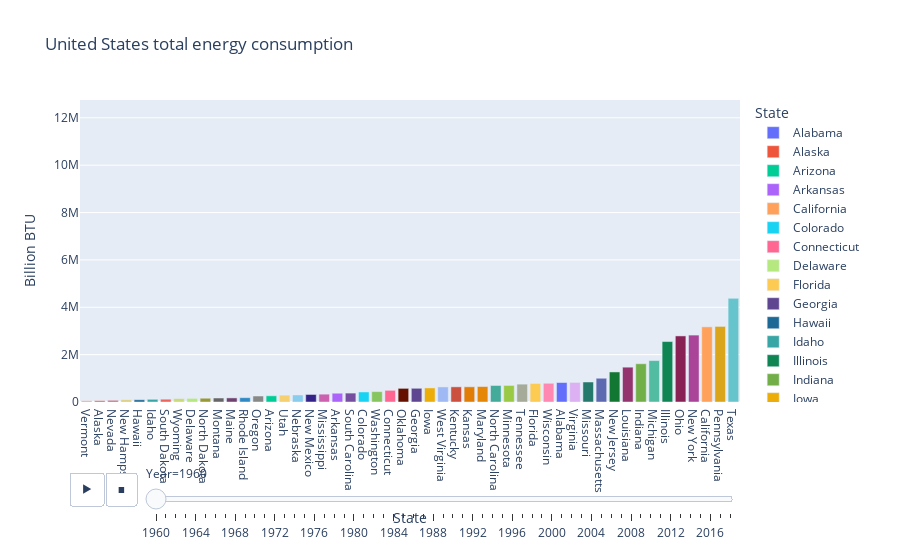

Notebook code cell kept with this figure:
### Code cell
min_y = 0
max_y = summed_df["BTU"].max()

summed_df["Year"] = summed_df["Year"].astype(int)

fig = px.bar(
        summed_df, 
        x="State", 
        y="BTU", 
        animation_frame="Year", 
        range_y=(min_y, max_y), 
        color="State",
        title="United States total energy consumption",
        color_discrete_map=state_color_map, 
)
fig.update_layout(yaxis_title="Billion BTU")
fig.update_xaxes(categoryorder="total ascending", tickmode="linear")
fig.show()

### Figure 1 — Plotly figure (JSON) as saved in the notebook; plotly's stock layout.template omitted (floating-point values rounded to 4 significant figures)
{"data": [{"alignmentgroup": "True", "hovertemplate": "State=%{x}<br>Year=1960<br>BTU=%{y}<extra></extra>", "legendgroup": "Alabama", "marker": {"color": "rgb(99, 110, 250)"}, "name": "Alabama", "offsetgroup": "Alabama", "orientation": "v", "showlegend": true, "textposition": "auto", "type": "bar", "x": ["Alabama"], "xaxis": "x", "y": [822115], "yaxis": "y"}, {"alignmentgroup": "True", "hovertemplate": "State=%{x}<br>Year=1960<br>BTU=%{y}<extra></extra>", "legendgroup": "Alaska", "marker": {"color": "rgb(239, 85, 59)"}, "name": "Alaska", "offsetgroup": "Alaska", "orientation": "v", "showlegend": true, "textposition": "auto", "type": "bar", "x": ["Alaska"], "xaxis": "x", "y": [54633], "yaxis": "y"}, {"alignmentgroup": "True", "hovertemplate": "State=%{x}<br>Year=1960<br>BTU=%{y}<extra></extra>", "legendgroup": "Arizona", "marker": {"color": "rgb(0, 204, 150)"}, "name": "Arizona", "offsetgroup": "Arizona", "orientation": "v", "showlegend": true, "textposition": "auto", "type": "bar", "x": ["Arizona"], "xaxis": "x", "y": [261828], "yaxis": "y"}, {"alignmentgroup": "True", "hovertemplate": "State=%{x}<br>Year=1960<br>BTU=%{y}<extra></extra>", "legendgroup": "Arkansas", "marker": {"color": "rgb(171, 99, 250)"}, "name": "Arkansas", "offsetgroup": "Arkansas", "orientation": "v", "showlegend": true, "textposition": "auto", "type": "bar", "x": ["Arkansas"], "xaxis": "x", "y": [370613], "yaxis": "y"}, {"alignmentgroup": "True", "hovertemplate": "State=%{x}<br>Year=1960<br>BTU=%{y}<extra></extra>", "legendgroup": "California", "marker": {"color": "rgb(255, 161, 90)"}, "name": "California", "offsetgroup": "California", "orientation": "v", "showlegend": true, "textposition": "auto", "type": "bar", "x": ["California"], "xaxis": "x", "y": [3174641], "yaxis": "y"}, {"alignmentgroup": "True", "hovertemplate": "State=%{x}<br>Year=1960<br>BTU=%{y}<extra></extra>", "legendgroup": "Colorado", "marker": {"color": "rgb(25, 211, 243)"}, "name": "Colorado", "offsetgroup": "Colorado", "orientation": "v", "showlegend": true, "textposition": "auto", "type": "bar", "x": ["Colorado"], "xaxis": "x", "y": [424870], "yaxis": "y"}, {"alignmentgroup": "True", "hovertemplate": "State=%{x}<br>Year=1960<br>BTU=%{y}<extra></extra>", "legendgroup": "Connecticut", "marker": {"color": "rgb(255, 102, 146)"}, "name": "Connecticut", "offsetgroup": "Connecticut", "orientation": "v", "showlegend": true, "textposition": "auto", "type": "bar", "x": ["Connecticut"], "xaxis": "x", "y": [493374], "yaxis": "y"}, {"alignmentgroup": "True", "hovertemplate": "State=%{x}<br>Year=1960<br>BTU=%{y}<extra></extra>", "legendgroup": "Delaware", "marker": {"color": "rgb(182, 232, 128)"}, "name": "Delaware", "offsetgroup": "Delaware", "orientation": "v", "showlegend": true, "textposition": "auto", "type": "bar", "x": ["Delaware"], "xaxis": "x", "y": [153787], "yaxis": "y"}, {"alignmentgroup": "True", "hovertemplate": "State=%{x}<br>Year=1960<br>BTU=%{y}<extra></extra>", "legendgroup": "Florida", "marker": {"color": "rgb(254, 203, 82)"}, "name": "Florida", "offsetgroup": "Florida", "orientation": "v", "showlegend": true, "textposition": "auto", "type": "bar", "x": ["Florida"], "xaxis": "x", "y": [781985], "yaxis": "y"}, {"alignmentgroup": "True", "hovertemplate": "State=%{x}<br>Year=1960<br>BTU=%{y}<extra></extra>", "legendgroup": "Georgia", "marker": {"color": "rgb(95, 70, 144)"}, "name": "Georgia", "offsetgroup": "Georgia", "orientation": "v", "showlegend": true, "textposition": "auto", "type": "bar", "x": ["Georgia"], "xaxis": "x", "y": [578833], "yaxis": "y"}, {"alignmentgroup": "True", "hovertemplate": "State=%{x}<br>Year=1960<br>BTU=%{y}<extra></extra>", "legendgroup": "Hawaii", "marker": {"color": "rgb(29, 105, 150)"}, "name": "Hawaii", "offsetgroup": "Hawaii", "orientation": "v", "showlegend": true, "textposition": "auto", "type": "bar", "x": ["Hawaii"], "xaxis": "x", "y": [94547], "yaxis": "y"}, {"alignmentgroup": "True", "hovertemplate": "State=%{x}<br>Year=1960<br>BTU=%{y}<extra></extra>", "legendgroup": "Idaho", "marker": {"color": "rgb(56, 166, 165)"}, "name": "Idaho", "offsetgroup": "Idaho", "orientation": "v", "showlegend": true, "textposition": "auto", "type": "bar", "x": ["Idaho"], "xaxis": "x", "y": [113264], "yaxis": "y"}, {"alignmentgroup": "True", "hovertemplate": "State=%{x}<br>Year=1960<br>BTU=%{y}<extra></extra>", "legendgroup": "Illinois", "marker": {"color": "rgb(15, 133, 84)"}, "name": "Illinois", "offsetgroup": "Illinois", "orientation": "v", "showlegend": true, "textposition": "auto", "type": "bar", "x": ["Illinois"], "xaxis": "x", "y": [2552744], "yaxis": "y"}, {"alignmentgroup": "True", "hovertemplate": "State=%{x}<br>Year=1960<br>BTU=%{y}<extra></extra>", "legendgroup": "Indiana", "marker": {"color": "rgb(115, 175, 72)"}, "name": "Indiana", "offsetgroup": "Indiana", "orientation": "v", "showlegend": true, "textposition": "auto", "type": "bar", "x": ["Indiana"], "xaxis": "x", "y": [1615355], "yaxis": "y"}, {"alignmentgroup": "True", "hovertemplate": "State=%{x}<br>Year=1960<br>BTU=%{y}<extra></extra>", "legendgroup": "Iowa", "marker": {"color": "rgb(237, 173, 8)"}, "name": "Iowa", "offsetgroup": "Iowa", "orientation": "v", "showlegend": true, "textposition": "auto", "type": "bar", "x": ["Iowa"], "xaxis": "x", "y": [594601], "yaxis": "y"}, {"alignmentgroup": "True", "hovertemplate": "State=%{x}<br>Year=1960<br>BTU=%{y}<extra></extra>", "legendgroup": "Kansas", "marker": {"color": "rgb(225, 124, 5)"}, "name": "Kansas", "offsetgroup": "Kansas", "orientation": "v", "showlegend": true, "textposition": "auto", "type": "bar", "x": ["Kansas"], "xaxis": "x", "y": [641805], "yaxis": "y"}, {"alignmentgroup": "True", "hovertemplate": "State=%{x}<br>Year=1960<br>BTU=%{y}<extra></extra>", "legendgroup": "Kentucky", "marker": {"color": "rgb(204, 80, 62)"}, "name": "Kentucky", "offsetgroup": "Kentucky", "orientation": "v", "showlegend": true, "textposition": "auto", "type": "bar", "x": ["Kentucky"], "xaxis": "x", "y": [640964], "yaxis": "y"}, {"alignmentgroup": "True", "hovertemplate": "State=%{x}<br>Year=1960<br>BTU=%{y}<extra></extra>", "legendgroup": "Louisiana", "marker": {"color": "rgb(148, 52, 110)"}, "name": "Louisiana", "offsetgroup": "Louisiana", "orientation": "v", "showlegend": true, "textposition": "auto", "type": "bar", "x": ["Louisiana"], "xaxis": "x", "y": [1470708], "yaxis": "y"}, {"alignmentgroup": "True", "hovertemplate": "State=%{x}<br>Year=1960<br>BTU=%{y}<extra></extra>", "legendgroup": "Maine", "marker": {"color": "rgb(111, 64, 112)"}, "name": "Maine", "offsetgroup": "Maine", "orientation": "v", "showlegend": true, "textposition": "auto", "type": "bar", "x": ["Maine"], "xaxis": "x", "y": [172751], "yaxis": "y"}, {"alignmentgroup": "True", "hovertemplate": "State=%{x}<br>Year=1960<br>BTU=%{y}<extra></extra>", "legendgroup": "Maryland", "marker": {"color": "rgb(229, 134, 6)"}, "name": "Maryland", "offsetgroup": "Maryland", "orientation": "v", "showlegend": true, "textposition": "auto", "type": "bar", "x": ["Maryland"], "xaxis": "x", "y": [653058], "yaxis": "y"}, {"alignmentgroup": "True", "hovertemplate": "State=%{x}<br>Year=1960<br>BTU=%{y}<extra></extra>", "legendgroup": "Massachusetts", "marker": {"color": "rgb(93, 105, 177)"}, "name": "Massachusetts", "offsetgroup": "Massachusetts", "orientation": "v", "showlegend": true, "textposition": "auto", "type": "bar", "x": ["Massachusetts"], "xaxis": "x", "y": [1003415], "yaxis": "y"}, {"alignmentgroup": "True", "hovertemplate": "State=%{x}<br>Year=1960<br>BTU=%{y}<extra></extra>", "legendgroup": "Michigan", "marker": {"color": "rgb(82, 188, 163)"}, "name": "Michigan", "offsetgroup": "Michigan", "orientation": "v", "showlegend": true, "textposition": "auto", "type": "bar", "x": ["Michigan"], "xaxis": "x", "y": [1749473], "yaxis": "y"}, {"alignmentgroup": "True", "hovertemplate": "State=%{x}<br>Year=1960<br>BTU=%{y}<extra></extra>", "legendgroup": "Minnesota", "marker": {"color": "rgb(153, 201, 69)"}, "name": "Minnesota", "offsetgroup": "Minnesota", "orientation": "v", "showlegend": true, "textposition": "auto", "type": "bar", "x": ["Minnesota"], "xaxis": "x", "y": [698669], "yaxis": "y"}, {"alignmentgroup": "True", "hovertemplate": "State=%{x}<br>Year=1960<br>BTU=%{y}<extra></extra>", "legendgroup": "Mississippi", "marker": {"color": "rgb(204, 97, 176)"}, "name": "Mississippi", "offsetgroup": "Mississippi", "orientation": "v", "showlegend": true, "textposition": "auto", "type": "bar", "x": ["Mississippi"], "xaxis": "x", "y": [330893], "yaxis": "y"}, {"alignmentgroup": "True", "hovertemplate": "State=%{x}<br>Year=1960<br>BTU=%{y}<extra></extra>", "legendgroup": "Missouri", "marker": {"color": "rgb(36, 121, 108)"}, "name": "Missouri", "offsetgroup": "Missouri", "orientation": "v", "showlegend": true, "textposition": "auto", "type": "bar", "x": ["Missouri"], "xaxis": "x", "y": [844554], "yaxis": "y"}, {"alignmentgroup": "True", "hovertemplate": "State=%{x}<br>Year=1960<br>BTU=%{y}<extra></extra>", "legendgroup": "Montana", "marker": {"color": "rgb(102, 102, 102)"}, "name": "Montana", "offsetgroup": "Montana", "orientation": "v", "showlegend": true, "textposition": "auto", "type": "bar", "x": ["Montana"], "xaxis": "x", "y": [168609], "yaxis": "y"}, {"alignmentgroup": "True", "hovertemplate": "State=%{x}<br>Year=1960<br>BTU=%{y}<extra></extra>", "legendgroup": "Nebraska", "marker": {"color": "rgb(136, 204, 238)"}, "name": "Nebraska", "offsetgroup": "Nebraska", "orientation": "v", "showlegend": true, "textposition": "auto", "type": "bar", "x": ["Nebraska"], "xaxis": "x", "y": [296440], "yaxis": "y"}, {"alignmentgroup": "True", "hovertemplate": "State=%{x}<br>Year=1960<br>BTU=%{y}<extra></extra>", "legendgroup": "Nevada", "marker": {"color": "rgb(204, 102, 119)"}, "name": "Nevada", "offsetgroup": "Nevada", "orientation": "v", "showlegend": true, "textposition": "auto", "type": "bar", "x": ["Nevada"], "xaxis": "x", "y": [71225], "yaxis": "y"}, {"alignmentgroup": "True", "hovertemplate": "State=%{x}<br>Year=1960<br>BTU=%{y}<extra></extra>", "legendgroup": "New Hampshire", "marker": {"color": "rgb(221, 204, 119)"}, "name": "New Hampshire", "offsetgroup": "New Hampshire", "orientation": "v", "showlegend": true, "textposition": "auto", "type": "bar", "x": ["New Hampshire"], "xaxis": "x", "y": [91723], "yaxis": "y"}, {"alignmentgroup": "True", "hovertemplate": "State=%{x}<br>Year=1960<br>BTU=%{y}<extra></extra>", "legendgroup": "New Jersey", "marker": {"color": "rgb(17, 119, 51)"}, "name": "New Jersey", "offsetgroup": "New Jersey", "orientation": "v", "showlegend": true, "textposition": "auto", "type": "bar", "x": ["New Jersey"], "xaxis": "x", "y": [1268519], "yaxis": "y"}, {"alignmentgroup": "True", "hovertemplate": "State=%{x}<br>Year=1960<br>BTU=%{y}<extra></extra>", "legendgroup": "New Mexico", "marker": {"color": "rgb(51, 34, 136)"}, "name": "New Mexico", "offsetgroup": "New Mexico", "orientation": "v", "showlegend": true, "textposition": "auto", "type": "bar", "x": ["New Mexico"], "xaxis": "x", "y": [317989], "yaxis": "y"}, {"alignmentgroup": "True", "hovertemplate": "State=%{x}<br>Year=1960<br>BTU=%{y}<extra></extra>", "legendgroup": "New York", "marker": {"color": "rgb(170, 68, 153)"}, "name": "New York", "offsetgroup": "New York", "orientation": "v", "showlegend": true, "textposition": "auto", "type": "bar", "x": ["New York"], "xaxis": "x", "y": [2825902], "yaxis": "y"}, {"alignmentgroup": "True", "hovertemplate": "State=%{x}<br>Year=1960<br>BTU=%{y}<extra></extra>", "legendgroup": "North Carolina", "marker": {"color": "rgb(68, 170, 153)"}, "name": "North Carolina", "offsetgroup": "North Carolina", "orientation": "v", "showlegend": true, "textposition": "auto", "type": "bar", "x": ["North Carolina"], "xaxis": "x", "y": [697303], "yaxis": "y"}, {"alignmentgroup": "True", "hovertemplate": "State=%{x}<br>Year=1960<br>BTU=%{y}<extra></extra>", "legendgroup": "North Dakota", "marker": {"color": "rgb(153, 153, 51)"}, "name": "North Dakota", "offsetgroup": "North Dakota", "orientation": "v", "showlegend": true, "textposition": "auto", "type": "bar", "x": ["North Dakota"], "xaxis": "x", "y": [159536], "yaxis": "y"}, {"alignmentgroup": "True", "hovertemplate": "State=%{x}<br>Year=1960<br>BTU=%{y}<extra></extra>", "legendgroup": "Ohio", "marker": {"color": "rgb(136, 34, 85)"}, "name": "Ohio", "offsetgroup": "Ohio", "orientation": "v", "showlegend": true, "textposition": "auto", "type": "bar", "x": ["Ohio"], "xaxis": "x", "y": [2790737], "yaxis": "y"}, {"alignmentgroup": "True", "hovertemplate": "State=%{x}<br>Year=1960<br>BTU=%{y}<extra></extra>", "legendgroup": "Oklahoma", "marker": {"color": "rgb(102, 17, 0)"}, "name": "Oklahoma", "offsetgroup": "Oklahoma", "orientation": "v", "showlegend": true, "textposition": "auto", "type": "bar", "x": ["Oklahoma"], "xaxis": "x", "y": [575776], "yaxis": "y"}, {"alignmentgroup": "True", "hovertemplate": "State=%{x}<br>Year=1960<br>BTU=%{y}<extra></extra>", "legendgroup": "Oregon", "marker": {"color": "rgb(136, 136, 136)"}, "name": "Oregon", "offsetgroup": "Oregon", "orientation": "v", "showlegend": true, "textposition": "auto", "type": "bar", "x": ["Oregon"], "xaxis": "x", "y": [253331], "yaxis": "y"}, {"alignmentgroup": "True", "hovertemplate": "State=%{x}<br>Year=1960<br>BTU=%{y}<extra></extra>", "legendgroup": "Pennsylvania", "marker": {"color": "rgb(218, 165, 27)"}, "name": "Pennsylvania", "offsetgroup": "Pennsylvania", "orientation": "v", "showlegend": true, "textposition": "auto", "type": "bar", "x": ["Pennsylvania"], "xaxis": "x", "y": [3191472], "yaxis": "y"}, {"alignmentgroup": "True", "hovertemplate": "State=%{x}<br>Year=1960<br>BTU=%{y}<extra></extra>", "legendgroup": "Rhode Island", "marker": {"color": "rgb(47, 138, 196)"}, "name": "Rhode Island", "offsetgroup": "Rhode Island", "orientation": "v", "showlegend": true, "textposition": "auto", "type": "bar", "x": ["Rhode Island"], "xaxis": "x", "y": [182631], "yaxis": "y"}, {"alignmentgroup": "True", "hovertemplate": "State=%{x}<br>Year=1960<br>BTU=%{y}<extra></extra>", "legendgroup": "South Carolina", "marker": {"color": "rgb(118, 78, 159)"}, "name": "South Carolina", "offsetgroup": "South Carolina", "orientation": "v", "showlegend": true, "textposition": "auto", "type": "bar", "x": ["South Carolina"], "xaxis": "x", "y": [376195], "yaxis": "y"}, {"alignmentgroup": "True", "hovertemplate": "State=%{x}<br>Year=1960<br>BTU=%{y}<extra></extra>", "legendgroup": "South Dakota", "marker": {"color": "rgb(237, 100, 90)"}, "name": "South Dakota", "offsetgroup": "South Dakota", "orientation": "v", "showlegend": true, "textposition": "auto", "type": "bar", "x": ["South Dakota"], "xaxis": "x", "y": [118277], "yaxis": "y"}, {"alignmentgroup": "True", "hovertemplate": "State=%{x}<br>Year=1960<br>BTU=%{y}<extra></extra>", "legendgroup": "Tennessee", "marker": {"color": "rgb(165, 170, 153)"}, "name": "Tennessee", "offsetgroup": "Tennessee", "orientation": "v", "showlegend": true, "textposition": "auto", "type": "bar", "x": ["Tennessee"], "xaxis": "x", "y": [754457], "yaxis": "y"}, {"alignmentgroup": "True", "hovertemplate": "State=%{x}<br>Year=1960<br>BTU=%{y}<extra></extra>", "legendgroup": "Texas", "marker": {"color": "rgb(102, 197, 204)"}, "name": "Texas", "offsetgroup": "Texas", "orientation": "v", "showlegend": true, "textposition": "auto", "type": "bar", "x": ["Texas"], "xaxis": "x", "y": [4376513], "yaxis": "y"}, {"alignmentgroup": "True", "hovertemplate": "State=%{x}<br>Year=1960<br>BTU=%{y}<extra></extra>", "legendgroup": "Utah", "marker": {"color": "rgb(246, 207, 113)"}, "name": "Utah", "offsetgroup": "Utah", "orientation": "v", "showlegend": true, "textposition": "auto", "type": "bar", "x": ["Utah"], "xaxis": "x", "y": [290958], "yaxis": "y"}, {"alignmentgroup": "True", "hovertemplate": "State=%{x}<br>Year=1960<br>BTU=%{y}<extra></extra>", "legendgroup": "Vermont", "marker": {"color": "rgb(248, 156, 116)"}, "name": "Vermont", "offsetgroup": "Vermont", "orientation": "v", "showlegend": true, "textposition": "auto", "type": "bar", "x": ["Vermont"], "xaxis": "x", "y": [50129], "yaxis": "y"}, {"alignmentgroup": "True", "hovertemplate": "State=%{x}<br>Year=1960<br>BTU=%{y}<extra></extra>", "legendgroup": "Virginia", "marker": {"color": "rgb(220, 176, 242)"}, "name": "Virginia", "offsetgroup": "Virginia", "orientation": "v", "showlegend": true, "textposition": "auto", "type": "bar", "x": ["Virginia"], "xaxis": "x", "y": [827080], "yaxis": "y"}, {"alignmentgroup": "True", "hovertemplate": "State=%{x}<br>Year=1960<br>BTU=%{y}<extra></extra>", "legendgroup": "Washington", "marker": {"color": "rgb(135, 197, 95)"}, "name": "Washington", "offsetgroup": "Washington", "orientation": "v", "showlegend": true, "textposition": "auto", "type": "bar", "x": ["Washington"], "xaxis": "x", "y": [439245], "yaxis": "y"}, {"alignmentgroup": "True", "hovertemplate": "State=%{x}<br>Year=1960<br>BTU=%{y}<extra></extra>", "legendgroup": "West Virginia", "marker": {"color": "rgb(158, 185, 243)"}, "name": "West Virginia", "offsetgroup": "West Virginia", "orientation": "v", "showlegend": true, "textposition": "auto", "type": "bar", "x": ["West Virginia"], "xaxis": "x", "y": [636699], "yaxis": "y"}, {"alignmentgroup": "True", "hovertemplate": "State=%{x}<br>Year=1960<br>BTU=%{y}<extra></extra>", "legendgroup": "Wisconsin", "marker": {"color": "rgb(254, 136, 177)"}, "name": "Wisconsin", "offsetgroup": "Wisconsin", "orientation": "v", "showlegend": true, "textposition": "auto", "type": "bar", "x": ["Wisconsin"], "xaxis": "x", "y": [790590], "yaxis": "y"}, {"alignmentgroup": "True", "hovertemplate": "State=%{x}<br>Year=1960<br>BTU=%{y}<extra></extra>", "legendgroup": "Wyoming", "marker": {"color": "rgb(201, 219, 116)"}, "name": "Wyoming", "offsetgroup": "Wyoming", "orientation": "v", "showlegend": true, "textposition": "auto", "type": "bar", "x": ["Wyoming"], "xaxis": "x", "y": [144088], "yaxis": "y"}], "layout": {"barmode": "relative", "legend": {"title": {"text": "State"}, "tracegroupgap": 0}, "sliders": [{"active": 0, "currentvalue": {"prefix": "Year="}, "len": 0.9, "pad": {"b": 10, "t": 60}, "steps": [{"args": [["1960"], {"frame": {"duration": 0, "redraw": true}, "fromcurrent": true, "mode": "immediate", "transition": {"duration": 0, "easing": "linear"}}], "label": "1960", "method": "animate"}, {"args": [["1961"], {"frame": {"duration": 0, "redraw": true}, "fromcurrent": true, "mode": "immediate", "transition": {"duration": 0, "easing": "linear"}}], "label": "1961", "method": "animate"}, {"args": [["1962"], {"frame": {"duration": 0, "redraw": true}, "fromcurrent": true, "mode": "immediate", "transition": {"duration": 0, "easing": "linear"}}], "label": "1962", "method": "animate"}, {"args": [["1963"], {"frame": {"duration": 0, "redraw": true}, "fromcurrent": true, "mode": "immediate", "transition": {"duration": 0, "easing": "linear"}}], "label": "1963", "method": "animate"}, {"args": [["1964"], {"frame": {"duration": 0, "redraw": true}, "fromcurrent": true, "mode": "immediate", "transition": {"duration": 0, "easing": "linear"}}], "label": "1964", "method": "animate"}, {"args": [["1965"], {"frame": {"duration": 0, "redraw": true}, "fromcurrent": true, "mode": "immediate", "transition": {"duration": 0, "easing": "linear"}}], "label": "1965", "method": "animate"}, {"args": [["1966"], {"frame": {"duration": 0, "redraw": true}, "fromcurrent": true, "mode": "immediate", "transition": {"duration": 0, "easing": "linear"}}], "label": "1966", "method": "animate"}, {"args": [["1967"], {"frame": {"duration": 0, "redraw": true}, "fromcurrent": true, "mode": "immediate", "transition": {"duration": 0, "easing": "linear"}}], "label": "1967", "method": "animate"}, {"args": [["1968"], {"frame": {"duration": 0, "redraw": true}, "fromcurrent": true, "mode": "immediate", "transition": {"duration": 0, "easing": "linear"}}], "label": "1968", "method": "animate"}, {"args": [["1969"], {"frame": {"duration": 0, "redraw": true}, "fromcurrent": true, "mode": "immediate", "transition": {"duration": 0, "easing": "linear"}}], "label": "1969", "method": "animate"}, {"args": [["1970"], {"frame": {"duration": 0, "redraw": true}, "fromcurrent": true, "mode": "immediate", "transition": {"duration": 0, "easing": "linear"}}], "label": "1970", "method": "animate"}, {"args": [["1971"], {"frame": {"duration": 0, "redraw": true}, "fromcurrent": true, "mode": "immediate", "transition": {"duration": 0, "easing": "linear"}}], "label": "1971", "method": "animate"}, {"args": [["1972"], {"frame": {"duration": 0, "redraw": true}, "fromcurrent": true, "mode": "immediate", "transition": {"duration": 0, "easing": "linear"}}], "label": "1972", "method": "animate"}, {"args": [["1973"], {"frame": {"duration": 0, "redraw": true}, "fromcurrent": true, "mode": "immediate", "transition": {"duration": 0, "easing": "linear"}}], "label": "1973", "method": "animate"}, {"args": [["1974"], {"frame": {"duration": 0, "redraw": true}, "fromcurrent": true, "mode": "immediate", "transition": {"duration": 0, "easing": "linear"}}], "label": "1974", "method": "animate"}, {"args": [["1975"], {"frame": {"duration": 0, "redraw": true}, "fromcurrent": true, "mode": "immediate", "transition": {"duration": 0, "easing": "linear"}}], "label": "1975", "method": "animate"}, {"args": [["1976"], {"frame": {"duration": 0, "redraw": true}, "fromcurrent": true, "mode": "immediate", "transition": {"duration": 0, "easing": "linear"}}], "label": "1976", "method": "animate"}, {"args": [["1977"], {"frame": {"duration": 0, "redraw": true}, "fromcurrent": true, "mode": "immediate", "transition": {"duration": 0, "easing": "linear"}}], "label": "1977", "method": "animate"}, {"args": [["1978"], {"frame": {"duration": 0, "redraw": true}, "fromcurrent": true, "mode": "immediate", "transition": {"duration": 0, "easing": "linear"}}], "label": "1978", "method": "animate"}, {"args": [["1979"], {"frame": {"duration": 0, "redraw": true}, "fromcurrent": true, "mode": "immediate", "transition": {"duration": 0, "easing": "linear"}}], "label": "1979", "method": "animate"}, {"args": [["1980"], {"frame": {"duration": 0, "redraw": true}, "fromcurrent": true, "mode": "immediate", "transition": {"duration": 0, "easing": "linear"}}], "label": "1980", "method": "animate"}, {"args": [["1981"], {"frame": {"duration": 0, "redraw": true}, "fromcurrent": true, "mode": "immediate", "transition": {"duration": 0, "easing": "linear"}}], "label": "1981", "method": "animate"}, {"args": [["1982"], {"frame": {"duration": 0, "redraw": true}, "fromcurrent": true, "mode": "immediate", "transition": {"duration": 0, "easing": "linear"}}], "label": "1982", "method": "animate"}, {"args": [["1983"], {"frame": {"duration": 0, "redraw": true}, "fromcurrent": true, "mode": "immediate", "transition": {"duration": 0, "easing": "linear"}}], "label": "1983", "method": "animate"}, {"args": [["1984"], {"frame": {"duration": 0, "redraw": true}, "fromcurrent": true, "mode": "immediate", "transition": {"duration": 0, "easing": "linear"}}], "label": "1984", "method": "animate"}, {"args": [["1985"], {"frame": {"duration": 0, "redraw": true}, "fromcurrent": true, "mode": "immediate", "transition": {"duration": 0, "easing": "linear"}}], "label": "1985", "method": "animate"}, {"args": [["1986"], {"frame": {"duration": 0, "redraw": true}, "fromcurrent": true, "mode": "immediate", "transition": {"duration": 0, "easing": "linear"}}], "label": "1986", "method": "animate"}, {"args": [["1987"], {"frame": {"duration": 0, "redraw": true}, "fromcurrent": true, "mode": "immediate", "transition": {"duration": 0, "easing": "linear"}}], "label": "1987", "method": "animate"}, {"args": [["1988"], {"frame": {"duration": 0, "redraw": true}, "fromcurrent": true, "mode": "immediate", "transition": {"duration": 0, "easing": "linear"}}], "label": "1988", "method": "animate"}, {"args": [["1989"], {"frame": {"duration": 0, "redraw": true}, "fromcurrent": true, "mode": "immediate", "transition": {"duration": 0, "easing": "linear"}}], "label": "1989", "method": "animate"}, {"args": [["1990"], {"frame": {"duration": 0, "redraw": true}, "fromcurrent": true, "mode": "immediate", "transition": {"duration": 0, "easing": "linear"}}], "label": "1990", "method": "animate"}, {"args": [["1991"], {"frame": {"duration": 0, "redraw": true}, "fromcurrent": true, "mode": "immediate", "transition": {"duration": 0, "easing": "linear"}}], "label": "1991", "method": "animate"}, {"args": [["1992"], {"frame": {"duration": 0, "redraw": true}, "fromcurrent": true, "mode": "immediate", "transition": {"duration": 0, "easing": "linear"}}], "label": "1992", "method": "animate"}, {"args": [["1993"], {"frame": {"duration": 0, "redraw": true}, "fromcurrent": true, "mode": "immediate", "transition": {"duration": 0, "easing": "linear"}}], "label": "1993", "method": "animate"}, {"args": [["1994"], {"frame": {"duration": 0, "redraw": true}, "fromcurrent": true, "mode": "immediate", "transition": {"duration": 0, "easing": "linear"}}], "label": "1994", "method": "animate"}, {"args": [["1995"], {"frame": {"duration": 0, "redraw": true}, "fromcurrent": true, "mode": "immediate", "transition": {"duration": 0, "easing": "linear"}}], "label": "1995", "method": "animate"}, {"args": [["1996"], {"frame": {"duration": 0, "redraw": true}, "fromcurrent": true, "mode": "immediate", "transition": {"duration": 0, "easing": "linear"}}], "label": "1996", "method": "animate"}, {"args": [["1997"], {"frame": {"duration": 0, "redraw": true}, "fromcurrent": true, "mode": "immediate", "transition": {"duration": 0, "easing": "linear"}}], "label": "1997", "method": "animate"}, {"args": [["1998"], {"frame": {"duration": 0, "redraw": true}, "fromcurrent": true, "mode": "immediate", "transition": {"duration": 0, "easing": "linear"}}], "label": "1998", "method": "animate"}, {"args": [["1999"], {"frame": {"duration": 0, "redraw": true}, "fromcurrent": true, "mode": "immediate", "transition": {"duration": 0, "easing": "linear"}}], "label": "1999", "method": "animate"}, {"args": [["2000"], {"frame": {"duration": 0, "redraw": true}, "fromcurrent": true, "mode": "immediate", "transition": {"duration": 0, "easing": "linear"}}], "label": "2000", "method": "animate"}, {"args": [["2001"], {"frame": {"duration": 0, "redraw": true}, "fromcurrent": true, "mode": "immediate", "transition": {"duration": 0, "easing": "linear"}}], "label": "2001", "method": "animate"}, {"args": [["2002"], {"frame": {"duration": 0, "redraw": true}, "fromcurrent": true, "mode": "immediate", "transition": {"duration": 0, "easing": "linear"}}], "label": "2002", "method": "animate"}, {"args": [["2003"], {"frame": {"duration": 0, "redraw": true}, "fromcurrent": true, "mode": "immediate", "transition": {"duration": 0, "easing": "linear"}}], "label": "2003", "method": "animate"}, {"args": [["2004"], {"frame": {"duration": 0, "redraw": true}, "fromcurrent": true, "mode": "immediate", "transition": {"duration": 0, "easing": "linear"}}], "label": "2004", "method": "animate"}, {"args": [["2005"], {"frame": {"duration": 0, "redraw": true}, "fromcurrent": true, "mode": "immediate", "transition": {"duration": 0, "easing": "linear"}}], "label": "2005", "method": "animate"}, {"args": [["2006"], {"frame": {"duration": 0, "redraw": true}, "fromcurrent": true, "mode": "immediate", "transition": {"duration": 0, "easing": "linear"}}], "label": "2006", "method": "animate"}, {"args": [["2007"], {"frame": {"duration": 0, "redraw": true}, "fromcurrent": true, "mode": "immediate", "transition": {"duration": 0, "easing": "linear"}}], "label": "2007", "method": "animate"}, {"args": [["2008"], {"frame": {"duration": 0, "redraw": true}, "fromcurrent": true, "mode": "immediate", "transition": {"duration": 0, "easing": "linear"}}], "label": "2008", "method": "animate"}, {"args": [["2009"], {"frame": {"duration": 0, "redraw": true}, "fromcurrent": true, "mode": "immediate", "transition": {"duration": 0, "easing": "linear"}}], "label": "2009", "method": "animate"}, {"args": [["2010"], {"frame": {"duration": 0, "redraw": true}, "fromcurrent": true, "mode": "immediate", "transition": {"duration": 0, "easing": "linear"}}], "label": "2010", "method": "animate"}, {"args": [["2011"], {"frame": {"duration": 0, "redraw": true}, "fromcurrent": true, "mode": "immediate", "transition": {"duration": 0, "easing": "linear"}}], "label": "2011", "method": "animate"}, {"args": [["2012"], {"frame": {"duration": 0, "redraw": true}, "fromcurrent": true, "mode": "immediate", "transition": {"duration": 0, "easing": "linear"}}], "label": "2012", "method": "animate"}, {"args": [["2013"], {"frame": {"duration": 0, "redraw": true}, "fromcurrent": true, "mode": "immediate", "transition": {"duration": 0, "easing": "linear"}}], "label": "2013", "method": "animate"}, {"args": [["2014"], {"frame": {"duration": 0, "redraw": true}, "fromcurrent": true, "mode": "immediate", "transition": {"duration": 0, "easing": "linear"}}], "label": "2014", "method": "animate"}, {"args": [["2015"], {"frame": {"duration": 0, "redraw": true}, "fromcurrent": true, "mode": "immediate", "transition": {"duration": 0, "easing": "linear"}}], "label": "2015", "method": "animate"}, {"args": [["2016"], {"frame": {"duration": 0, "redraw": true}, "fromcurrent": true, "mode": "immediate", "transition": {"duration": 0, "easing": "linear"}}], "label": "2016", "method": "animate"}, {"args": [["2017"], {"frame": {"duration": 0, "redraw": true}, "fromcurrent": true, "mode": "immediate", "transition": {"duration": 0, "easing": "linear"}}], "label": "2017", "method": "animate"}, {"args": [["2018"], {"frame": {"duration": 0, "redraw": true}, "fromcurrent": true, "mode": "immediate", "transition": {"duration": 0, "easing": "linear"}}], "label": "2018", "method": "animate"}], "x": 0.1, "xanchor": "left", "y": 0, "yanchor": "top"}], "title": {"text": "United States total energy consumption"}, "updatemenus": [{"buttons": [{"args": [null, {"frame": {"duration": 500, "redraw": true}, "fromcurrent": true, "mode": "immediate", "transition": {"duration": 500, "easing": "linear"}}], "label": "&#9654;", "method": "animate"}, {"args": [[null], {"frame": {"duration": 0, "redraw": true}, "fromcurrent": true, "mode": "immediate", "transition": {"duration": 0, "easing": "linear"}}], "label": "&#9724;", "method": "animate"}], "direction": "left", "pad": {"r": 10, "t": 70}, "showactive": false, "type": "buttons", "x": 0.1, "xanchor": "right", "y": 0, "yanchor": "top"}], "xaxis": {"anchor": "y", "categoryarray": ["Alabama", "Alaska", "Arizona", "Arkansas", "California", "Colorado", "Connecticut", "Delaware", "Florida", "Georgia", "Hawaii", "Idaho", "Illinois", "Indiana", "Iowa", "Kansas", "Kentucky", "Louisiana", "Maine", "Maryland", "Massachusetts", "Michigan", "Minnesota", "Mississippi", "Missouri", "Montana", "Nebraska", "Nevada", "New Hampshire", "New Jersey", "New Mexico", "New York", "North Carolina", "North Dakota", "Ohio", "Oklahoma", "Oregon", "Pennsylvania", "Rhode Island", "South Carolina", "South Dakota", "Tennessee", "Texas", "Utah", "Vermont", "Virginia", "Washington", "West Virginia", "Wisconsin", "Wyoming"], "categoryorder": "total ascending", "domain": [0, 1], "tickmode": "linear", "title": {"text": "State"}}, "yaxis": {"anchor": "x", "domain": [0, 1], "range": [0, 12752250], "title": {"text": "Billion BTU"}}}}
